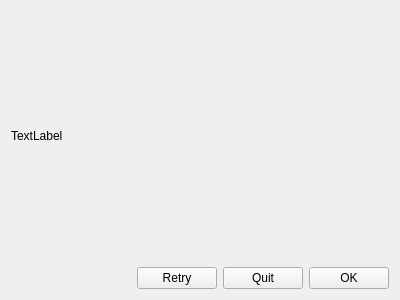
<?xml version="1.0" encoding="UTF-8"?>
<ui version="4.0">
 <class>errorWidget</class>
 <widget class="QFrame" name="errorWidget">
  <property name="geometry">
   <rect>
    <x>0</x>
    <y>0</y>
    <width>400</width>
    <height>300</height>
   </rect>
  </property>
  <property name="windowTitle">
   <string>Frame</string>
  </property>
  <layout class="QGridLayout" name="gridLayout">
   <item row="0" column="0" colspan="4">
    <widget class="QLabel" name="lblErrorMessage">
     <property name="text">
      <string>TextLabel</string>
     </property>
    </widget>
   </item>
   <item row="1" column="0">
    <spacer name="horizontalSpacer">
     <property name="orientation">
      <enum>Qt::Horizontal</enum>
     </property>
     <property name="sizeHint" stdset="0">
      <size>
       <width>40</width>
       <height>20</height>
      </size>
     </property>
    </spacer>
   </item>
   <item row="1" column="3">
    <widget class="QPushButton" name="btnOk">
     <property name="text">
      <string>OK</string>
     </property>
    </widget>
   </item>
   <item row="1" column="2">
    <widget class="QPushButton" name="btnQuit">
     <property name="text">
      <string>Quit</string>
     </property>
    </widget>
   </item>
   <item row="1" column="1">
    <widget class="QPushButton" name="btnRetry">
     <property name="text">
      <string>Retry</string>
     </property>
    </widget>
   </item>
  </layout>
 </widget>
 <resources/>
 <connections/>
</ui>
